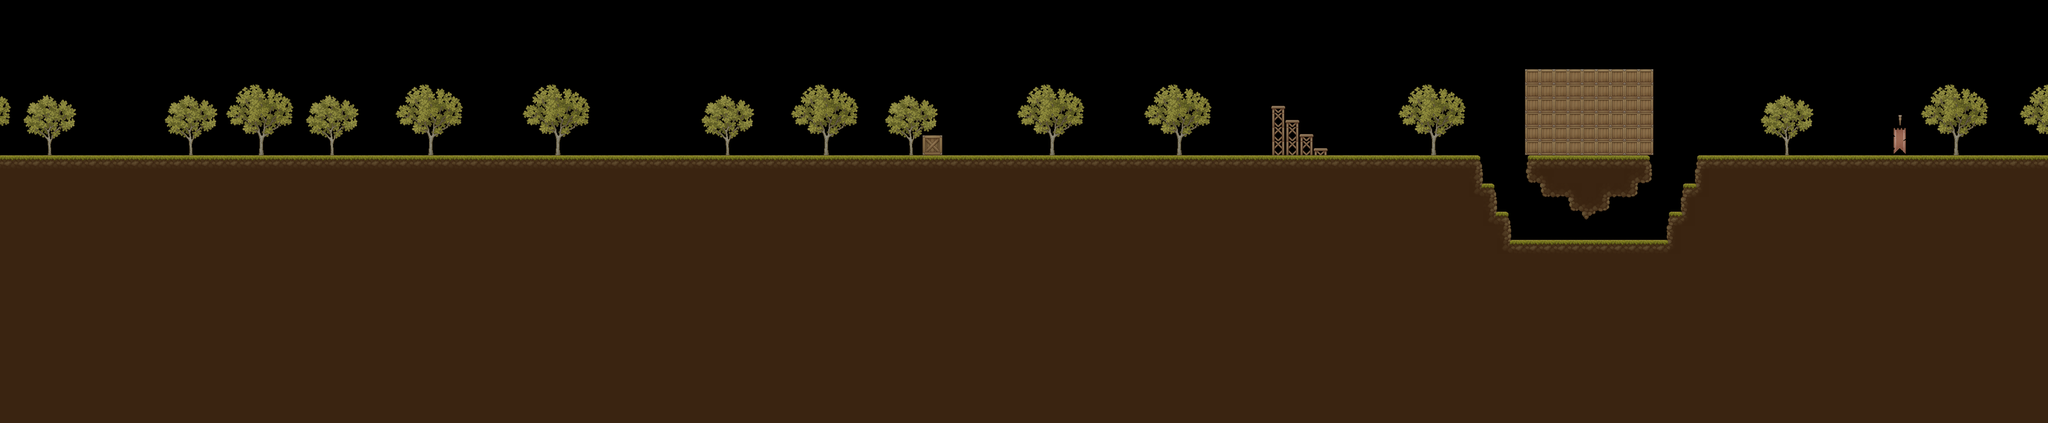

The image is a tile-based game level rendered from a .tmx file. Its description and source (layers, tilesets, objects; grid data summarised) follow:
An orthogonal 145x30 tile map with 32x32 px tiles, 3 tile layers (TX ground, TX props, TX props2), 2 tilesets and 32 objects (5x Text, mapTp, spawnPoint).

<map version="1.10" tiledversion="1.10.2" orientation="orthogonal" renderorder="right-down" width="145" height="30" tilewidth="32" tileheight="32" infinite="0" nextlayerid="13" nextobjectid="94">
 <editorsettings>
  <export target="tutorial.json" format="json" />
 </editorsettings>
 <properties>
  <property name="name" value="tutorial" />
 </properties>
 <tileset firstgid="1" name="TX Tileset Ground" tilewidth="32" tileheight="32" tilecount="272" columns="17">
  <image source="tileset/nature/TX Tileset Ground.png" trans="000000" width="544" height="512" />
 </tileset>
 <tileset firstgid="273" name="TX Village Props" tilewidth="32" tileheight="32" tilecount="1024" columns="32">
  <image source="tileset/nature/TX Village Props.png" trans="000000" width="1024" height="1024" />
 </tileset>
 <layer id="1" name="TX ground" width="145" height="30">
  <properties>
   <property name="tileset" value="TX Tileset Ground" />
  </properties>
  <data>[4350 cells, 2706 non-empty, 16 distinct tile ids]</data>
 </layer>
 <layer id="11" name="TX props" width="145" height="30">
  <properties>
   <property name="tileset" value="TX Village Props" />
  </properties>
  <data>[4350 cells, 91 non-empty, 12 distinct tile ids]</data>
 </layer>
 <layer id="12" name="TX props2" width="145" height="30">
  <properties>
   <property name="tileset" value="TX Village Props" />
  </properties>
  <data>[4350 cells, 368 non-empty, 53 distinct tile ids]</data>
 </layer>
 <objectgroup id="7" name="collides">
  <object id="57" x="0" y="352" width="3354" height="32" />
  <object id="60" x="2090" y="307.25" width="44.5" height="44.75" />
  <object id="63" x="2880" y="240.25" width="32.25" height="112.75" />
  <object id="64" x="2912.5" y="271.75" width="31.5" height="80.25" />
  <object id="65" x="2943.75" y="304.25" width="32.5" height="48" />
  <object id="66" x="2976.25" y="335.75" width="31.75" height="16.25" />
  <object id="68" x="3455.33" y="156.667" width="289.333" height="196" />
  <object id="69" x="3460.67" y="353.333" width="27.3333" height="62" />
  <object id="70" x="3488" y="415.333" width="66" height="33.3333" />
  <object id="71" x="3552" y="448" width="95.3333" height="31.3333" />
  <object id="72" x="3647.33" y="416.667" width="63.3333" height="32" />
  <object id="73" x="3710.67" y="353.333" width="28" height="63.3333" />
  <object id="74" x="3354" y="370.667" width="5.33333" height="44" />
  <object id="75" x="3359.33" y="414.667" width="26" height="32" />
  <object id="76" x="3385.33" y="434" width="6.66667" height="45.3333" />
  <object id="77" x="3391.33" y="479.333" width="26" height="30.6667" />
  <object id="78" x="3417.33" y="498" width="7.33333" height="47.3333" />
  <object id="79" x="3424.67" y="545.333" width="351.333" height="30" />
  <object id="80" x="3775.33" y="496" width="8" height="48.6667" />
  <object id="81" x="3783.33" y="480" width="28.6667" height="16.6667" />
  <object id="83" x="3808" y="432" width="9.33333" height="47.3333" />
  <object id="84" x="3813.33" y="416" width="28.6667" height="15.3333" />
  <object id="85" x="3839.33" y="367.333" width="7.33333" height="47.3333" />
  <object id="88" x="3845.75" y="352" width="2554.25" height="32" />
  <object id="91" x="3584" y="480" width="33" height="18.5" />
 </objectgroup>
 <objectgroup id="9" name="utilities">
  <object id="55" type="Text" x="224" y="256">
   <properties>
    <property name="style" value="{&quot;font&quot;: &quot;16px Daydream&quot;, &quot;color&quot;: &quot;#000000&quot;, &quot;fontStyle&quot;: &quot;bold&quot;}" />
    <property name="text" value="Hold key{leftKey}/key{rightKey} to move" />
   </properties>
   <point />
  </object>
  <object id="58" type="Text" x="1024" y="256">
   <properties>
    <property name="style" value="{&quot;font&quot;: &quot;16px Daydream&quot;, &quot;color&quot;: &quot;#000000&quot;, &quot;fontStyle&quot;: &quot;bold&quot;}" />
    <property name="text" value="Hold key{runKey} to sprint" />
   </properties>
   <point />
  </object>
  <object id="59" type="Text" x="1824" y="256">
   <properties>
    <property name="style" value="{&quot;font&quot;: &quot;16px Daydream&quot;, &quot;color&quot;: &quot;#000000&quot;, &quot;fontStyle&quot;: &quot;bold&quot;}" />
    <property name="text" value="Press key{jumpKey} to jump" />
   </properties>
   <point />
  </object>
  <object id="62" type="Text" x="2432" y="256">
   <properties>
    <property name="style" value="{&quot;font&quot;: &quot;16px Daydream&quot;, &quot;color&quot;: &quot;#000000&quot;, &quot;fontStyle&quot;: &quot;bold&quot;}" />
    <property name="text" value="Press key{jumpKey} in air to double jump" />
   </properties>
   <point />
  </object>
  <object id="67" type="Text" x="3375.67" y="256">
   <properties>
    <property name="style" value="{&quot;font&quot;: &quot;16px Daydream&quot;, &quot;color&quot;: &quot;#000000&quot;, &quot;fontStyle&quot;: &quot;bold&quot;}" />
    <property name="text" value="Press key{slideKey} while sprinting to slide" />
   </properties>
   <point />
  </object>
  <object id="93" name="lvl1" type="mapTp" x="4288" y="288" width="32" height="64" />
 </objectgroup>
 <objectgroup id="10" name="spawnPoint">
  <object id="30" name="spawnPoint" x="160" y="352">
   <point />
  </object>
 </objectgroup>
</map>
